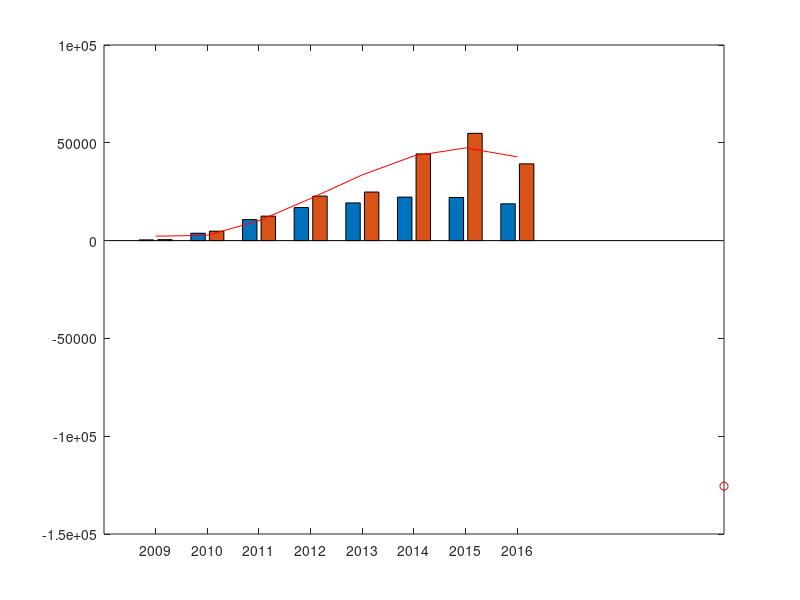

Recreate this plot in MATLAB.
%% Applied Mathematics Assignment 4
% Curve fitting 2
% This code fits & estimates 2020 data for the number of kickstarter funded/unfunded projects in a least-squares sense with polynomials
% of degrees 2 through 7 using the Vandermonde matrix
% Authors : Changbum Ko, Soyoung Gill and Haeji Shin
% Created : 2019/05/12
%% Basic settings
close all;
clear all;
clc;                                                        % initialize variables, windows, and command line
funded = [373 3772 10746 16903 19271 22233 22036 18823];    % # of funded project data points 1
unfunded = [501 4825 12516 22749 24823 44325 54831 39251];  % # of unfunded project data points 2
timepoint = [1 2 3 4 5 6 7 8];                              % # of time points
bar(timepoint+2008,[funded;unfunded]');                     % plot data points 1&2 according to timepoints
hold on;                                                    % for future plotting, hold on
unfunded = unfunded';
funded = funded';
unfundegree = 3;                                                
fundegree = 4;                                              % set degree

%% Creating Vandermonde matrix
vandermat = fliplr(vander(timepoint));                      % the whole Vandermonde matrix
                     
%% Using Householder QR factorization for unfunded

unfunvandermat = vandermat(:,1:unfundegree+1);              % Calling Vandermonde matrix

[Q,newunfun] = qr(unfunvandermat)                             % QR factorization
unfundsol = Q'*unfunded                                 
unfundmat = newunfun                         % Separate matrix and results to solve system
unfundval = unfundmat \ unfundsol                          % Solve
unfundval = fliplr(unfundval')                             % Flip the endresults so they can be readily used for plotting

plot(timepoint+2008,polyval(unfundval,timepoint),'r');      % plot best fit model for unfunded projects

plot(2020,polyval(unfundval,12),'ro');                      % plot 2020 estimation for unfunded projects
